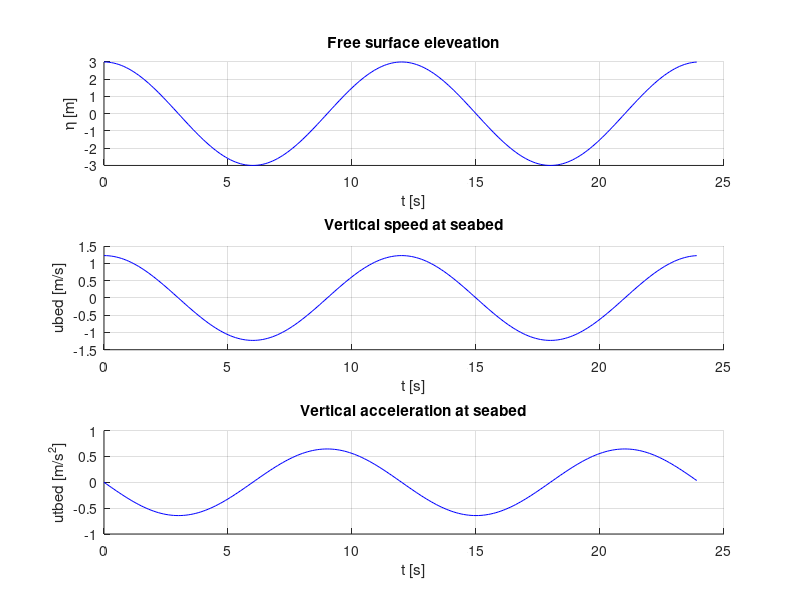
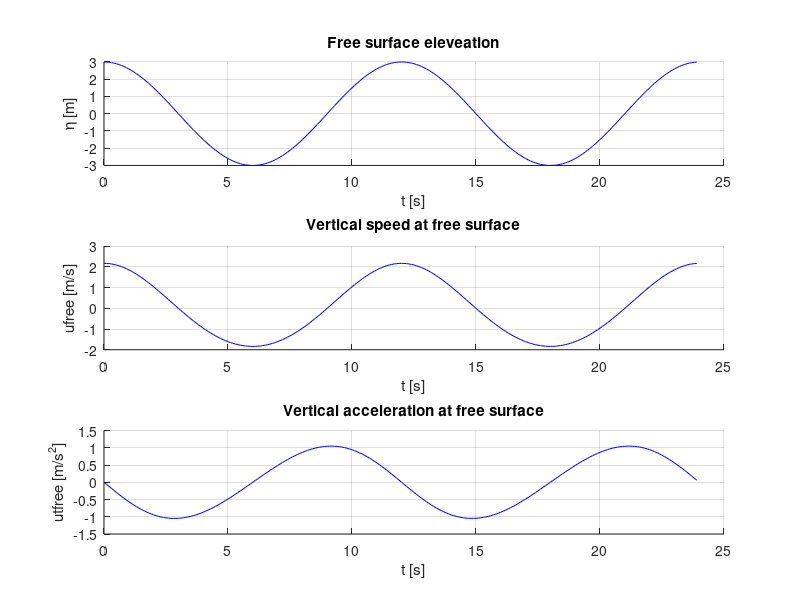

Write MATLAB code to recreate these figures, in order.
clear all
close all

%% input parameters

h=30;
g=9.81;

dt=0.1;
rho=1025;
CM=2.0;
Cd=1.0;
D=6;
Nz=40;

%% Regular or irregular waves
if 1                                       % change to 0 for irregular waves
    % regular waves
    H=6; %was 1 changed to 6
    T=12;%was 11 changed to 12
    f=1/T;
    a=H/2;
    epsilon=0;
    TDur=2*T;
else
    % make a directional JONSWAP spectrum
    Hs=1;
    Tp=1;
    fHighCut=0.50;
    
    TDur=600;
    df=1/TDur;
    f=[df:df:fHighCut]';
    
    % code the JONSWAP spectrum here. Right now it is just a uniform
    % spectrum.
    S=ones(size(f));
    
    % scale spectrum so Hm0=4*std(eta)
    m0=trapz(f,S); % this is equal to sigma(eta)^2 which must be equal to (Hm0/4)^2
    S=S*((Hs/4)^2)/m0;
    
    % plot spectrum
    figure(1), clf, hold on
    plot(f,S)
    xlabel('f [Hz]')
    ylabel('S_{\eta} [m^2/Hz]');
        
    % calc a and assign random phases
    a=sqrt(2*S*df);
    epsilon=rand(size(a))*2*pi;
end    

%% Solve the dispersion relation to get the wave numbers k

N=length(f);
omega=2*pi*f;
k=zeros(size(f));

myFun = @(k,omega,g,h) omega^2-g*k*tanh(k*h);
kGuess=omega(1)/sqrt(g*h); % we use shallow water limit as guess for first k
for j=1:N
    k(j) = fzero(@(x) myFun(x,omega(j),g,h) , kGuess);
    kGuess = k(j);         % we use solution for neighbooring frequency for all others 
end

%% Calculate free surface elevation and force in a loop

t = [0:dt:TDur]';
t=t(1:end-1);

Eta=zeros(size(t));
Fz = zeros(size(t));
u_bed = zeros(size(t));
u_free = zeros(size(t));
ut_bed = zeros(size(t));
ut_free = zeros(size(t));
% loop for calculation of free surface elevation and inline force
for j = 1:length(t)
    Eta(j) = sum(    a.*cos(omega.*t(j)+epsilon)    ) ;    
    zPhys=linspace(-h,Eta(j),Nz);
    if 1 % no Wheeler stretching. We use the physical z-values for calculation of kinematics. Change to 0 for Wheeler stretching.
        zCalc = zPhys;
    else % Wheeler stretching.              
        %zCalc = ...                       % Change zCalc here for question 5
    end
    % loop over zPhys. Calculate u, u_t and local force
    for l=1:length(zPhys)
        U= sum(    a.*omega.*cosh(k.*(zCalc(l)+h))./sinh(k*h).*cos( omega*t(j)+epsilon) );        
        Ut= sum(   -a.*(omega^2).*cosh(k.*(zCalc(l)+h))./sinh(k*h).*sin( omega*t(j)+epsilon) );                        % add acceleration here for question 4.3
        if(l==1)%first element in zPhys is at the seabed
            u_bed(j)=U;
            ut_bed(j)=Ut;
        end 
        z_free = length(zPhys);
        if(l==z_free)%last element in zPhys is at the free surface
            u_free(j)=U;
            ut_free(j)=Ut;
        end 
        dfx(l)=0.5*rho*Cd*D*abs(U)*U + rho*CM*pi*(D/2)^2*Ut;      % add inertia force here for question 4.3
        %dmy(l)= ...                       % add moment here for question 11
    end
    Fx(j)=trapz(zPhys,dfx);
    % My(j)= ...                           % complete this one for question 11 
end

%% Make some plots

figure(2), clf
subplot(3,1,1), hold on
plot(t,Eta,'b')
xlabel('t [s]')
ylabel('\eta [m]')
title('Free surface eleveation')
grid on

subplot(3,1,2), hold on
plot(t,u_bed,'b')
xlabel('t [s]')
ylabel('ubed [m/s]')
title('Vertical speed at seabed')
grid on

subplot(3,1,3), hold on
plot(t,ut_bed,'b')
xlabel('t [s]')
ylabel('utbed [m/s^2]')
title('Vertical acceleration at seabed')
grid on

figure(3), clf
subplot(3,1,1), hold on
plot(t,Eta,'b')
xlabel('t [s]')
ylabel('\eta [m]')
title('Free surface eleveation')
grid on

subplot(3,1,2), hold on
plot(t,u_free,'b')
xlabel('t [s]')
ylabel('ufree [m/s]')
title('Vertical speed at free surface')
grid on

subplot(3,1,3), hold on
plot(t,ut_free,'b')
xlabel('t [s]')
ylabel('utfree [m/s^2]')
title('Vertical acceleration at free surface')
grid on



%subplot(2,1,2), hold on
%plot(t,Fx,'k')
%xlabel('t [s]')
%ylabel('Force [N]')
%title('Inline force')
%grid on

%subplot(3,1,3), hold on
%plot(t,My,'r')
%xlabel('t [s]')
%ylabel('Moment [Nm]')
%grid on

%% Make some statistics
'eta Fx My'

'mean   ', [mean(Eta) mean(Fx) ]
'std    ', [std(Eta)  std(Fx) ]
'min    ', [min(Eta)  min(Fx) ]
'max    ', [max(Eta)  max(Fx) ]
